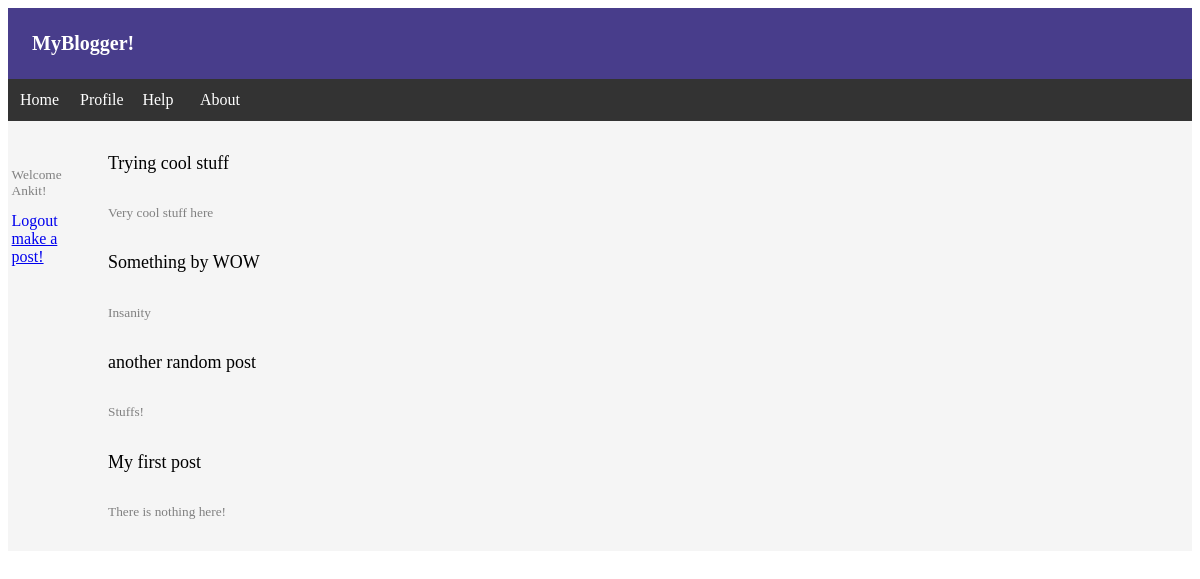
/blogger/ (signed in), run on an earlier commit of the app's database.
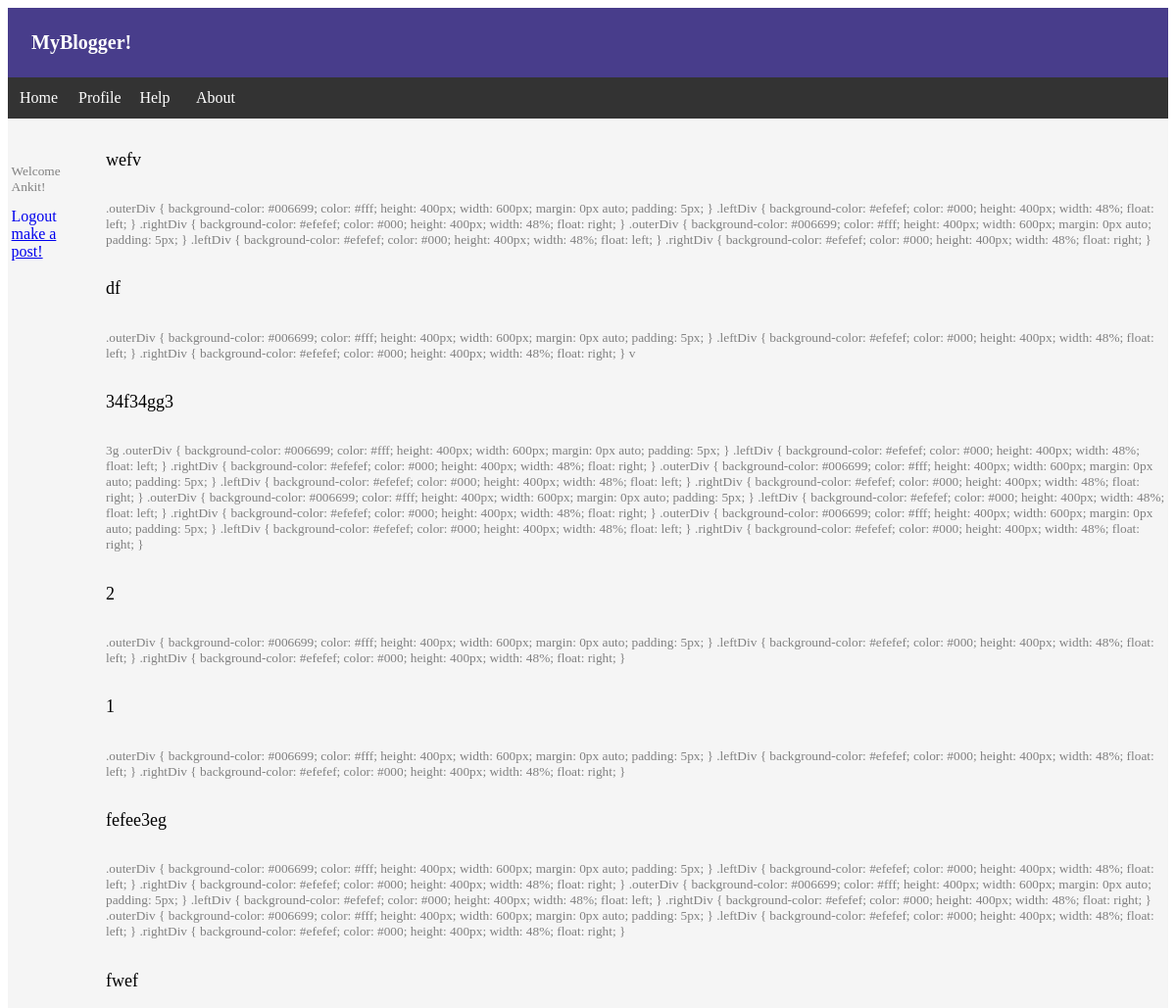
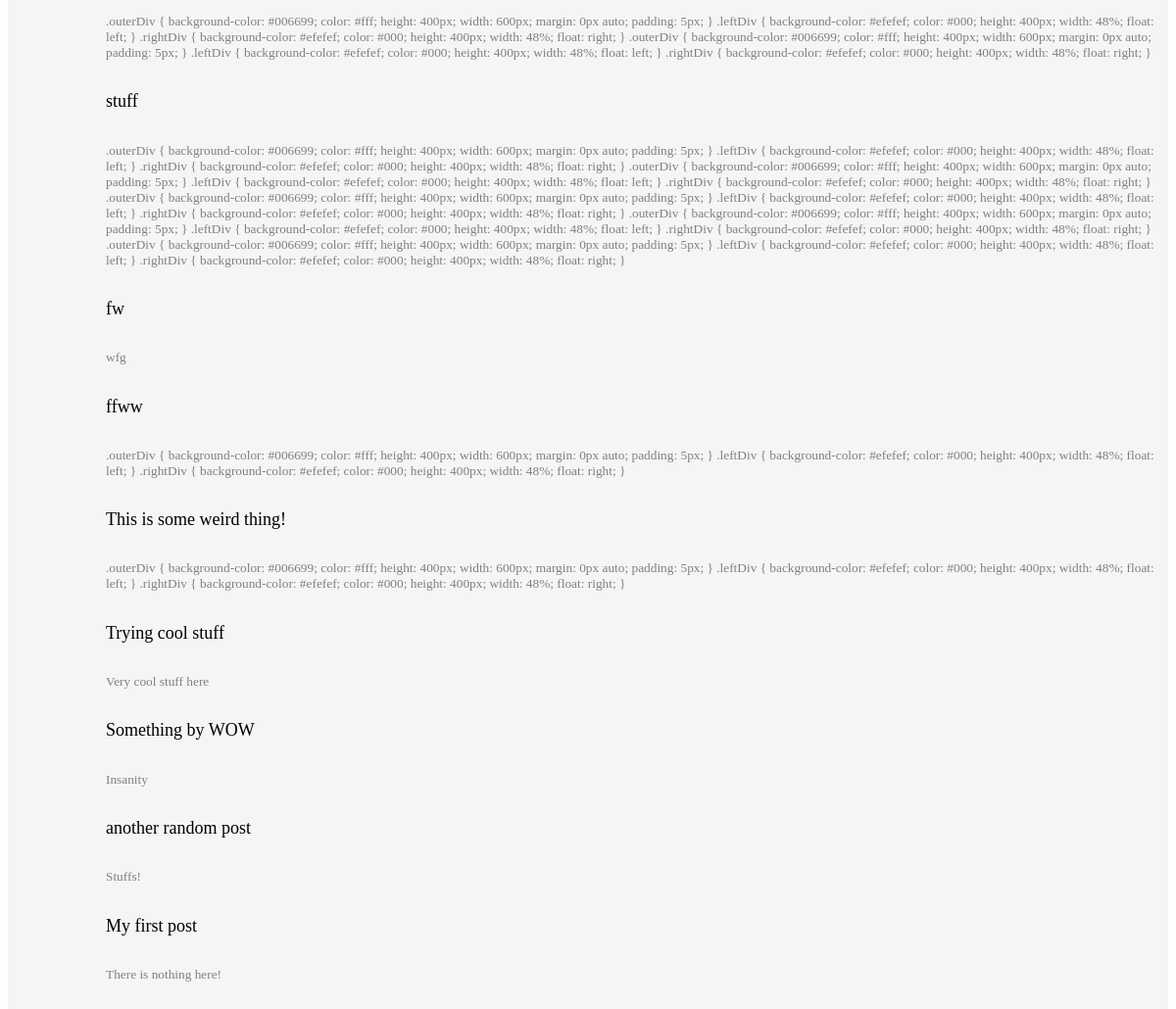
And on a later commit of the database (2 pictures, top to bottom).
### blogger/models.py (models this page shows, shortened)
class User(models.Model):
    username=models.CharField(max_length=200, unique=True)
    usermail=models.EmailField()
    userpassword=models.CharField(max_length=50)
    created_date=models.DateTimeField('Account Created')

class Topic(models.Model):
    user=models.ForeignKey(User,on_delete=models.CASCADE)
    topicname=models.CharField(max_length=200, unique=True)
    text=models.TextField()
    pub_date=models.DateTimeField('Date published')

### blogger/views.py (the view)
# urls.py: path('', views.home, name='home'),
def home(request):
    latest=Topic.objects.order_by('-pub_date')
    output=",".join([q.topicname for q in latest])
    template=loader.get_template('blogger/home.html')
    loginfo=request.session['is_logged']
    if loginfo == True:
        q=User.objects.get(pk=request.session['id'])
        loginfo=q.username
    context={
        'latest':latest, 'loginfo':loginfo
    }
    txt="<h1> Welcome to home page </h1> <br><main>Content will be added soon!</main>"
    return HttpResponse(template.render(context,request))

### blogger/templates/blogger/home.html (shortened to what this page needs)
{% load static %}
<!DOCTYPE html>
<html>
<link rel="stylesheet" href="{% static 'css/blogger.css' %}">
<body>
    <header>MyBlogger! </header>
    <ul id="menu">
        <li class="menuclass"><a class="menuitem" href="/blogger">Home</a></li>
        <li class="menuclass"><a class="menuitem" href="">Profile</a></li>
        <li class="menuclass"><a class="menuitem" href="">Help</a></li>
        <li class="menuclass"><a class="menuitem" href="">About</a></li>
    </ul>
    <div id="login">
        {% if loginfo == False %}
        <a class="log" href="/blogger/login">Login</a>
        <p>Login to make a post</p> {% else %}
        <p>Welcome {{loginfo}}! </p>
        <a class="log" href="/blogger/logout">Logout</a><br><a class="writepost" href="{% url 'makepost' %}">make a post!</a> {% endif %}
    </div>
    <div id="posts">
        {% if latest %}
        <ul id="postlist">
            {% for topic in latest %}
            <li><a class="allposts" href="/blogger/{{topic.id}}/">{{topic.topicname}}</a><br>
                <p>{{topic.text}}</p>
            </li><br> {% endfor %}
        </ul>
    </div>
    {% endif%}
</body>
</html>

### blogger/static/css/blogger.css (style rules this page uses)
p { font-size: smaller; color: grey; font-family: 'Lucida Sans'; }
header { font-size: 20px; padding-left: 2vw; padding-top: 2vw; padding-bottom: 2vw; background-color: darkslateblue; color: white; text-emphasis: bold; text-align: left; text-shadow: bisque; text-decoration-color: blue; font-weight: bolder; font-family: cursive; }
#posts { font-family: Verdana; padding-left: 5vw; padding-top: 1.3vw; list-style-type: none; background-color: whitesmoke; }
#postlist { list-style-type: none; }
.allposts { display: block; width: 40vw; text-decoration: none; text-shadow: aquamarine; color: black; font-size: large; }
#menu { list-style-type: none; margin: 0; padding: 0; overflow: hidden; background-color: #333; }
.menuclass { float: left; }
.menuitem { display: block; width: 3vw; color: white; text-align: center; padding: 1vw 1vw; text-decoration: none; }
#login { padding-top: 2.7vw; padding-left: 0.3vw; float: left; width: 4vw; list-style-type: none; position: relative; }
.log { list-style-type: none; text-decoration: none; }
.writepost { position: sticky; }

What changed in the data, as far as the page shows it:
added Topic: topicname "wefv", text ".outerDiv { background-color: #006699; color: #fff; height: 400px; width: 600px; margin: 0px auto; padding: 5px; } .leftDiv { background-color: #efefef; color: #000; height: 400px; width: 48%; float: left; } .rightDiv { background-color: #efefef; color: #000; height: 400px; width: 48%; float: right; } .outerDiv { background-color: #006699; color: #fff; height: 400px; width: 600px; margin: 0px auto; padding: 5px; } .leftDiv { background-color: #efefef; color: #000; height: 400px; width: 48%; float: left; } .rightDiv { background-color: #efefef; color: #000; height: 400px; width: 48%; float: right; }"
added Topic: topicname "df", text ".outerDiv { background-color: #006699; color: #fff; height: 400px; width: 600px; margin: 0px auto; padding: 5px; } .leftDiv { background-color: #efefef; color: #000; height: 400px; width: 48%; float: left; } .rightDiv { background-color: #efefef; color: #000; height: 400px; width: 48%; float: right; } v"
added Topic: topicname "34f34gg3", text "3g .outerDiv { background-color: #006699; color: #fff; height: 400px; width: 600px; margin: 0px auto; padding: 5px; } .leftDiv { background-color: #efefef; color: #000; height: 400px; width: 48%; float: left; } .rightDiv { background-color: #efefef; color: #000; height: 400px; width: 48%; float: right; } .outerDiv { background-color: #006699; color: #fff; height: 400px; width: 600px; margin: 0px auto; padding: 5px; } .leftDiv { background-color: #efefef; color: #000; height: 400px; width: 48%; float: left; } .rightDiv { background-color: #efefef; color: #000; height: 400px; width: 48%; float: right; } .outerDiv { background-color: #006699; color: #fff; height: 400px; width: 600px; margin:…"
added Topic: topicname "2", text ".outerDiv { background-color: #006699; color: #fff; height: 400px; width: 600px; margin: 0px auto; padding: 5px; } .leftDiv { background-color: #efefef; color: #000; height: 400px; width: 48%; float: left; } .rightDiv { background-color: #efefef; color: #000; height: 400px; width: 48%; float: right; }"
added Topic: topicname "1", text ".outerDiv { background-color: #006699; color: #fff; height: 400px; width: 600px; margin: 0px auto; padding: 5px; } .leftDiv { background-color: #efefef; color: #000; height: 400px; width: 48%; float: left; } .rightDiv { background-color: #efefef; color: #000; height: 400px; width: 48%; float: right; }"
added Topic: topicname "fefee3eg", text ".outerDiv { background-color: #006699; color: #fff; height: 400px; width: 600px; margin: 0px auto; padding: 5px; } .leftDiv { background-color: #efefef; color: #000; height: 400px; width: 48%; float: left; } .rightDiv { background-color: #efefef; color: #000; height: 400px; width: 48%; float: right; } .outerDiv { background-color: #006699; color: #fff; height: 400px; width: 600px; margin: 0px auto; padding: 5px; } .leftDiv { background-color: #efefef; color: #000; height: 400px; width: 48%; float: left; } .rightDiv { background-color: #efefef; color: #000; height: 400px; width: 48%; float: right; } .outerDiv { background-color: #006699; color: #fff; height: 400px; width: 600px; margin: 0px…"
added Topic: topicname "fwef", text ".outerDiv { background-color: #006699; color: #fff; height: 400px; width: 600px; margin: 0px auto; padding: 5px; } .leftDiv { background-color: #efefef; color: #000; height: 400px; width: 48%; float: left; } .rightDiv { background-color: #efefef; color: #000; height: 400px; width: 48%; float: right; } .outerDiv { background-color: #006699; color: #fff; height: 400px; width: 600px; margin: 0px auto; padding: 5px; } .leftDiv { background-color: #efefef; color: #000; height: 400px; width: 48%; float: left; } .rightDiv { background-color: #efefef; color: #000; height: 400px; width: 48%; float: right; }"
added Topic: topicname "stuff", text ".outerDiv { background-color: #006699; color: #fff; height: 400px; width: 600px; margin: 0px auto; padding: 5px; } .leftDiv { background-color: #efefef; color: #000; height: 400px; width: 48%; float: left; } .rightDiv { background-color: #efefef; color: #000; height: 400px; width: 48%; float: right; } .outerDiv { background-color: #006699; color: #fff; height: 400px; width: 600px; margin: 0px auto; padding: 5px; } .leftDiv { background-color: #efefef; color: #000; height: 400px; width: 48%; float: left; } .rightDiv { background-color: #efefef; color: #000; height: 400px; width: 48%; float: right; } .outerDiv { background-color: #006699; color: #fff; height: 400px; width: 600px; margin: 0px…"
added Topic: topicname "fw", text "wfg"
added Topic: topicname "ffww", text ".outerDiv { background-color: #006699; color: #fff; height: 400px; width: 600px; margin: 0px auto; padding: 5px; } .leftDiv { background-color: #efefef; color: #000; height: 400px; width: 48%; float: left; } .rightDiv { background-color: #efefef; color: #000; height: 400px; width: 48%; float: right; }"
added Topic: topicname "This is some weird thing!", text ".outerDiv { background-color: #006699; color: #fff; height: 400px; width: 600px; margin: 0px auto; padding: 5px; } .leftDiv { background-color: #efefef; color: #000; height: 400px; width: 48%; float: left; } .rightDiv { background-color: #efefef; color: #000; height: 400px; width: 48%; float: right; }"
